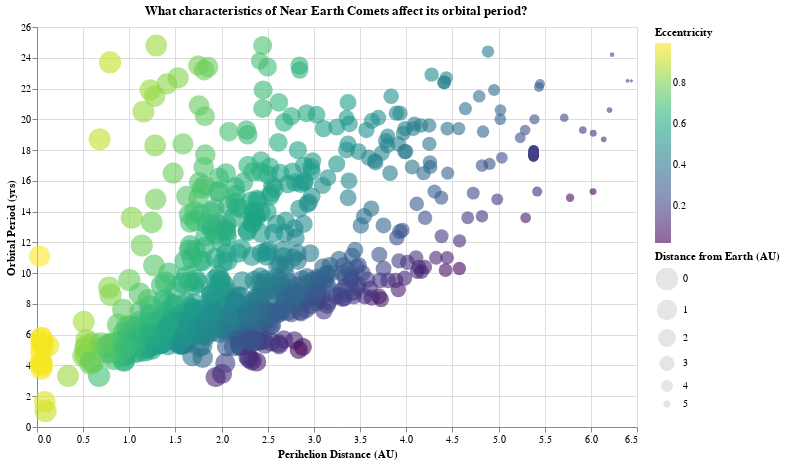

The cell this chart's notebook holds for it:
### Code cell
#bind = alt.selection_interval(bind='scales', encodings=["x"])
selection = alt.selection_interval()

alt.Chart(df).mark_circle(opacity=0.6).add_params(
    #bind,
    selection
).encode(
    x = alt.X('q (AU):Q', title='Perihelion Distance (AU)'),
    y = alt.Y('P (yr):Q', title='Orbital Period (yrs)'), #scale=alt.Scale(type='log')),
    color = alt.condition(selection, "e:Q", alt.value("lightgray"), scale = alt.Scale(scheme="viridis"), title="Eccentricity"),
    size = alt.Size('MOID (AU):Q', title='Distance from Earth (AU)', scale=alt.Scale(range=[10, 500], reverse=True)),
    tooltip = [
        alt.Tooltip('full_name:N', title='Comet:'),
        alt.Tooltip('Epoch:T', title='Date Discovered:'),
        alt.Tooltip('P (yr):Q', title='Period (yr):'),
        alt.Tooltip('q (AU):Q', title='Perihelion Distance (AU):'),
        alt.Tooltip('e:Q', title='Eccentricity:'),
        alt.Tooltip('MOID (AU):Q', title='Earth Distance (AU):')
    ]
).properties(
    title="What characteristics of Near Earth Comets affect its orbital period?",
    width=600,
    height=400
)

### Figure 1 — Vega-Lite specification as saved in the notebook (floating-point values rounded to 4 significant figures; data arrays with more than 128 entries replaced by an {"elided": "..."} marker saying what was removed)
{"config": {"view": {"continuousWidth": 300, "continuousHeight": 300}}, "data": {"name": "data-cc8a9275b9cb99c8552409897dee90ba"}, "mark": {"type": "circle", "opacity": 0.6}, "encoding": {"color": {"condition": {"param": "param_38", "field": "e", "type": "quantitative", "scale": {"scheme": "viridis"}, "title": "Eccentricity"}, "value": "lightgray"}, "size": {"field": "MOID (AU)", "scale": {"range": [10, 500], "reverse": true}, "title": "Distance from Earth (AU)", "type": "quantitative"}, "tooltip": [{"field": "full_name", "title": "Comet:", "type": "nominal"}, {"field": "Epoch", "title": "Date Discovered:", "type": "temporal"}, {"field": "P (yr)", "title": "Period (yr):", "type": "quantitative"}, {"field": "q (AU)", "title": "Perihelion Distance (AU):", "type": "quantitative"}, {"field": "e", "title": "Eccentricity:", "type": "quantitative"}, {"field": "MOID (AU)", "title": "Earth Distance (AU):", "type": "quantitative"}], "x": {"field": "q (AU)", "title": "Perihelion Distance (AU)", "type": "quantitative"}, "y": {"field": "P (yr)", "title": "Orbital Period (yrs)", "type": "quantitative"}}, "height": 400, "params": [{"name": "param_38", "select": {"type": "interval"}}], "title": "What characteristics of Near Earth Comets affect its orbital period?", "width": 600, "$schema": "https://vega.github.io/schema/vega-lite/v5.20.1.json", "datasets": {"data-cc8a9275b9cb99c8552409897dee90ba": {"elided": "835 records"}}}
